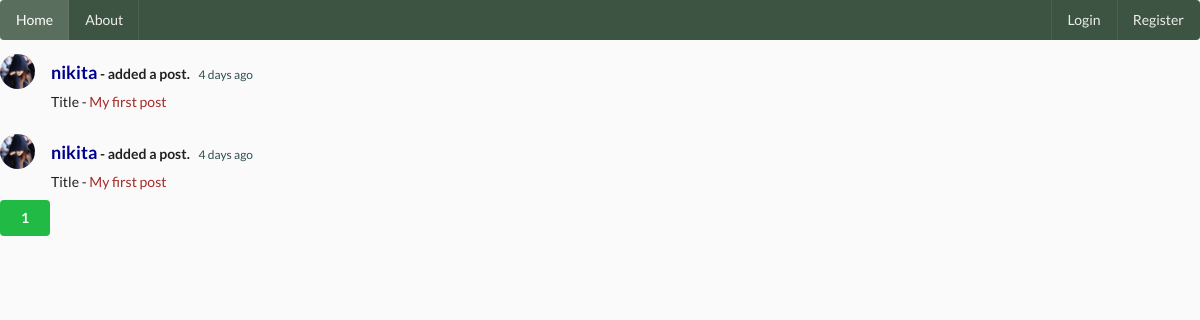
Page /home on the earlier database version.
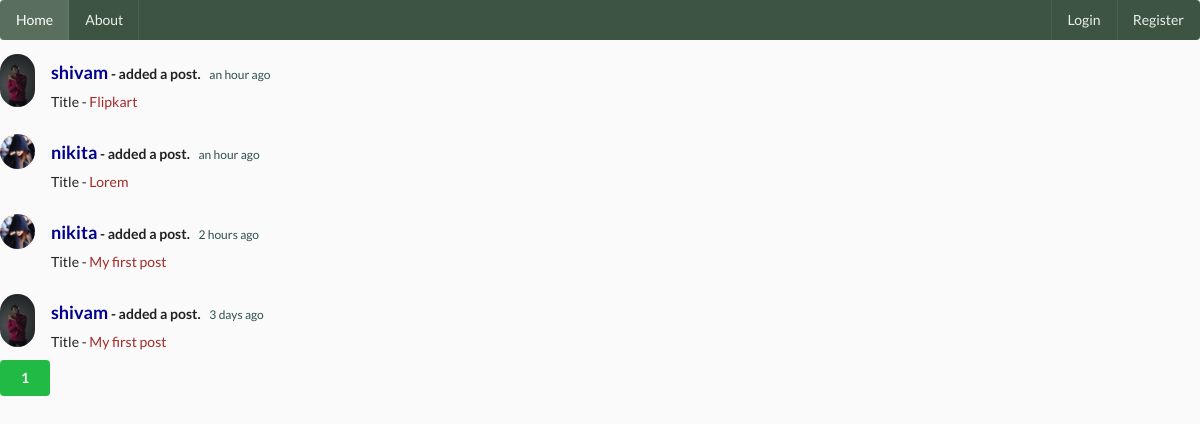
Same page on the later database version.
### social_media/models.py (models this page shows, shortened)
class Post(db.Model):
    __searchable__=['content']
    id = db.Column(db.Integer, primary_key = True)
    title = db.Column(db.String(100),nullable=False)
    date_posted = db.Column(db.DateTime, nullable=False, default = datetime.utcnow)
    content = db.Column(db.Text, nullable = False)
    user_id = db.Column(db.Integer, db.ForeignKey('user.id'), nullable=False)
    comments = db.relationship('Comment', backref = 'article', lazy = True, cascade="all,delete")

class User(db.Model, UserMixin):
    id = db.Column(db.Integer, primary_key = True)
    username = db.Column(db.String(20), nullable = False, unique = True)
    email = db.Column(db.String(50), nullable = False, unique = True)
    image_file =db.Column(db.String(20), nullable = False, default = 'default.jpg')
    password = db.Column(db.String(60), nullable = False)
    posts = db.relationship("Post", backref ='author', lazy = True,cascade="all,delete")
    last_seen = db.Column(db.DateTime, default = datetime.utcnow)
    followed = db.relationship(
        'User', secondary = followers,
        primaryjoin = (followers.c.follower_id == id),
        secondaryjoin = (followers.c.followed_id == id),
        backref = db.backref('followers', lazy ='dynamic'), lazy = 'dynamic')

### social_media/main/routes.py (the view)
@main.route('/')
@main.route('/home')
def home():
    page = request.args.get('page', 1, type= int)
    posts = Post.query.order_by(Post.date_posted.desc()).paginate(page = page, per_page=7)
    return render_template('home.html',posts = posts)

### social_media/main/routes.py (called while the page is built)
@main.before_request
def before_request():
    if current_user.is_authenticated:
        current_user.last_seen = datetime.utcnow()
        db.session.commit()

### social_media/templates/home.html
{% extends 'base.html' %}
{% block content %}
    {% for post in posts.items %}
      <div class="ui feed">
        <div class="event">
          <div class="label">
            <img src="{{ url_for('static', filename = 'profile/' + post.author.image_file) }}">
          </div>
          <div class="content">
            <div class="summary">
              <a class="user" href="{{ url_for('users.user_posts_info',username = post.author.username ) }}" ">
               <h3 style="color: darkblue;"> {{ post.author.username }}</h3>
              </a>   - added a post.
              <div class="date" style="color: darkslategrey;">
                {{ moment(post.date_posted).fromNow() }}
              </div>
            </div>
            <div class="extra text">
             Title - <a href="{{ url_for('posts.post', post_id = post.id) }}" style="color: brown;"> {{ post.title }}</a>
            </div>
          </div>
        </div>
    {% endfor %}
{% for page_num in posts.iter_pages(left_edge =1, right_edge=1, left_current =1,right_current =2) %}
{% if page_num %}
{% if posts.page == page_num %}
<a href="{{ url_for('main.home',page = page_num) }}"><button class="ui green button">
  {{ page_num }}
</button>
</a>
{% else %}
<a href="{{ url_for('main.home',page = page_num) }}"><button class="ui blue basic button">
  {{ page_num }}
</button>
</a>
{% endif %}
{% else %}
    ...
{% endif %}
{% endfor %}
{% endblock %}

### social_media/templates/base.html (shortened to what this page needs)
<!DOCTYPE html>
<html>
<head>
    <link rel="stylesheet" href="https://cdnjs.cloudflare.com/ajax/libs/semantic-ui/2.4.1/semantic.min.css" />
    <link rel="stylesheet" type="text/css" href="{{ url_for('static', filename='css/blog.css') }}">
  </head>
<body>
        <div class="ui  inverted menu" style="background: #3c5441;">
        <a class="active item" href="{{ url_for('main.home')}}">
          Home
        </a>
        <a class="item" href="{{ url_for('main.about')}}">
          About
        </a>
        <div class="right menu">
          {% if current_user.is_authenticated %}
          <a class="item" href="{{ url_for('posts.new_post')}}">
            Make Posts
          </a>
          <a class="ui item" href="{{ url_for('users.account')}}">
            Account
          </a>
          <a class="ui item" href="{{ url_for('users.logout')}}">
            Logout
          </a>
          {% else %}
          <a class="ui item" href="{{ url_for('users.login')}}">
            Login
          </a>
          <a class="ui item" href="{{ url_for('users.register')}}">
            Register
          </a>
          {% endif %}
        </div>
      </div>
    <div>
    {% block content %}
    {% endblock %}
    </div>
  </body>
</html>

### social_media/static/css/blog.css (style rules this page uses)
body { background: #fafafa; color: #333333; }
h1, h2, h3, h4, h5, h6 { color: #444444; }

Differences in the rows shown:
removed Post: image_file (placeholder picture), author.username "nikita", date_posted "4 days ago", title "My first post"
removed Post: image_file (placeholder picture), author.username "nikita", date_posted "4 days ago", title "My first post"
added Post: image_file (picture), author.username "shivam", date_posted "an hour ago", title "Flipkart"
added Post: image_file (placeholder picture), author.username "nikita", date_posted "an hour ago", title "Lorem"
added Post: image_file (placeholder picture), author.username "nikita", date_posted "2 hours ago", title "My first post"
added Post: image_file (picture), author.username "shivam", date_posted "3 days ago", title "My first post"
